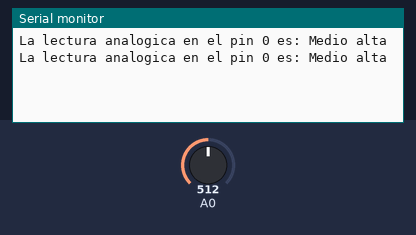
A sketch run on a simulated Arduino Uno, built with avr-gcc and run on an emulated ATmega328P. Shown: the last lines printed to the serial monitor. The test bench sets the inputs (shaded band); at power-on: A0 = 512.

Above: at 1.8 s.
1.9 s: A0 set to 501
At 2.8 s:
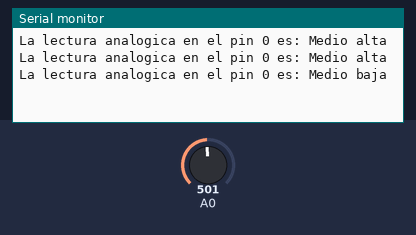
4.5 s: A0 set to 273
At 5.8 s:
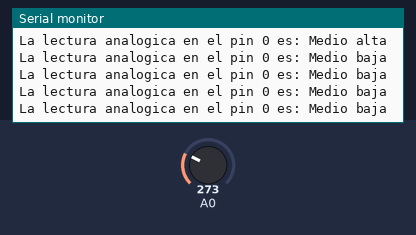
6.0 s: A0 set to 248
At 6.6 s:
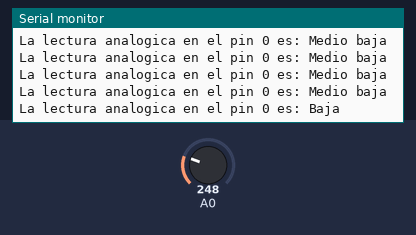

The sketch:

codigo_spagueti.ino
```cpp
int sample;

void setup() {
  // put your setup code here, to run once:
  Serial.begin(9600);
}

void loop() {
  // put your main code here, to run repeatedly:
  sample = analogRead(0);
  Serial.print("La lectura analogica en el pin 0 es: ");
  if(sample >= 0 && sample < 256){
  Serial.println("Baja");
  }
  else{
  if(sample >= 256 && sample < 512){
  Serial.println("Medio baja");
  } else{
  if(sample >= 512 && sample < 768){
  Serial.println("Medio alta");
  } else{
  if(sample >= 768 && sample < 1024){
  Serial.println("Alta");
  }
  }
  }
  }
  delay(1000);
}
```

Measured:
- the behaviour switches between 512 and 511 on A0 (found by bisection; images 0 and 1)
- the behaviour switches between 256 and 255 on A0 (found by bisection; images 2 and 3)
- after the input at 1.9 s, the serial monitor: prints a new line after 0.10 s (image 1)
- after the input at 6.0 s, the serial monitor: prints a new line at once (image 3)
